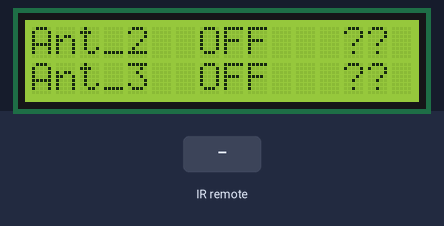
The sketch below on a simulated Arduino Uno, built with avr-gcc and run on an emulated ATmega328P. On the bench: 16×2 character LCD. The test bench sets the inputs (shaded band). What the sketch prints to the serial monitor is not drawn.

Above: at 2.1 s.
2.2 s: infrared code 0x60 received
At 3.8 s:
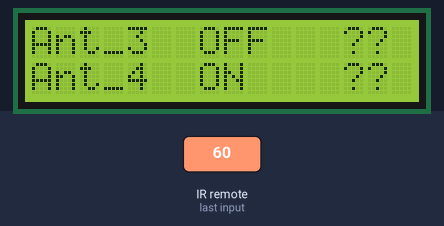
5.2 s: infrared code 0x09 received
At 8.0 s:
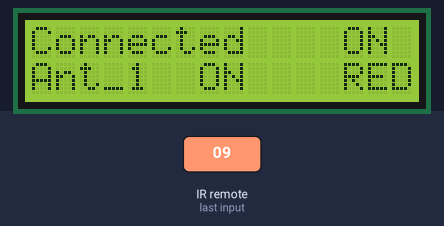
8.2 s: infrared code 0x0A received
At 9.6 s:
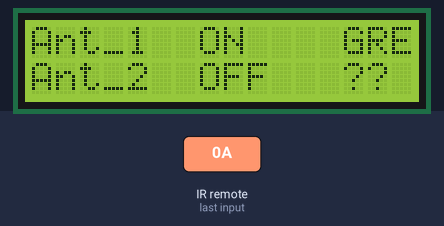
11.2 s: infrared code 0x50 received
At 13.0 s:
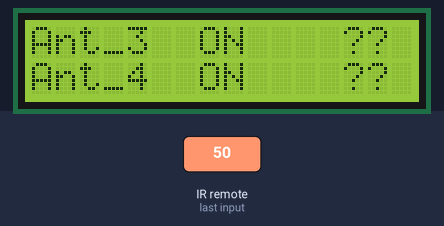
14.2 s: infrared code 0x0C received
At 17.0 s:
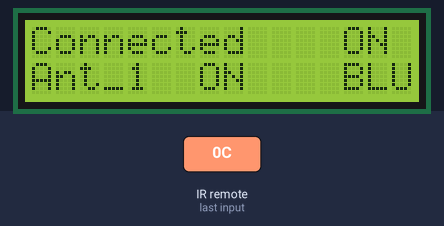
17.2 s: infrared code 0x0F received
At 18.8 s:
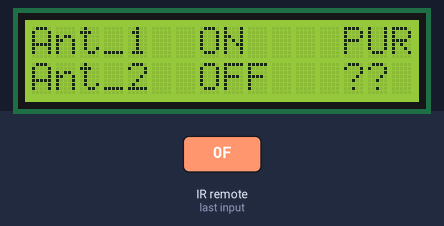
Timing chart, 0 to 20.3 s (numbered marks = the images above; inputs shaded):
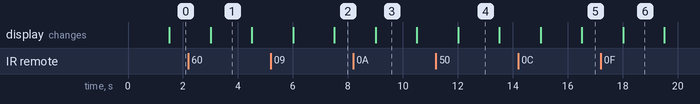

The sketch:

Earth_Receive_Code_Final.ino
```cpp
/*
This code is for testing purposes.  It is not the actual competition code.
This code will count any color not Red, Green, Blue or Purple as an error.
The competition code will only count valid colors that are incorrect as errors.
For example the correct color for antenna 1 is Red, but Blue is received for
antenna 1 will be counted as an error.  See the rules for further explaination.
*/
#include <IRremote.hpp>
#include <LiquidCrystal.h>
#define DECODE_NEC

/* for lcd connections*/
const int rs = 12, en = 11, d4 = 5, d5 = 4, d6 = 3, d7 = 2;
LiquidCrystal lcd(rs, en, d4, d5, d6, d7);
/* end of lcd connections */

/* start of LCD display control information */
// antenna result matrix for display of received
// transmission information
// column 1: antenna name, column 2 status, column 3 color
// antenna status: ON or OFF
// antenna color: Red, Blu, Pur, Gre
const int ROWS = 6;
String result[ROWS][3] = { { "Ant_1", "OFF", "??" },
                        { "Ant_2", "OFF", "??" },
                        { "Ant_3", "OFF", "??" },
                        { "Ant_4", "OFF", "??" },
                        { "Wrong Color", "---", "" },
                        { "Connected","OFF",""} };

int row;                         // row of array to be printed out
int antSent = -1;                // received antenna id  -1 is invalid antenna designation
unsigned long previousTime = 0;  // last time LCD display was updated
unsigned long currentTime;       // current time value used to determine if timeLimit reached for LCD update
const long timeLimit = 1500;     // how long to wait before updating LCD display
int antName = 0;                 // column index for the antenna name
int antStatus = 1;               // column index for antenna status
int antColor = 2;                // column index for antenna status
int antNamePos = 0;              // antenna name start position in lcd display
int antStatusPos = 7;            // antenna status start position in lcd display
int antColorPos = 13;            // color start position in lcd display
int wrongPos = 13;               // LCD start position for wrong color and rcvd transmission status
int wrongColor = ROWS-2;              // array row index for wrong count
int rcvdComm = ROWS-1;       // array row index for transmission received
const int MAX_WRONG = 8;         // cap on number of wrong colors guessed
int wrong = 0;                   // count of wrong colors guessed
/* end of LCD display control information */

int baudRate = 9600;

// IR receiver information
int IRpin = 10;
IRrecv IR(IRpin);
char antenna_mask = 0xf0;  //antenna is first nibble of command
char color_mask = 0x0f;    //color is second nibble
char rec_cmd;              // command received via IR for processing
char antenna_rec;          // decoded received antenna number from rec_cmd
char color_rec;            // decoded received color of antenna from rec_cmd

void setup() {
  // start earth
  lcd.begin(16, 2);
  row = 0;              // row in the result array to display on the LCD
  PrintResult(0, row);  // print to first row of LCD
  row++;
  PrintResult(1, row);  // print to second row of LCD

  // end earth
  Serial.begin(baudRate);
  IrReceiver.begin(IRpin, ENABLE_LED_FEEDBACK);
}

void loop() {
  currentTime = millis();  // get current time for seeing if LCD needs updating
  if (IrReceiver.decode()) {
    if (IrReceiver.decodedIRData.protocol == NEC) {  // make sure valid communication is tested
      rec_cmd = IrReceiver.decodedIRData.command;    //pulls out command
      antenna_rec = rec_cmd & antenna_mask;          //extract antenna code from received signal
      color_rec = rec_cmd & color_mask;              //extract color code from received signal

      /* ================================================ */
      /* code below is for informational purposes on received signal

      IrReceiver.printIRResultShort(&Serial);

      char rec_add = IrReceiver.decodedIRData.address;
      Serial.print("Received Address: ");
      Serial.println(rec_add, HEX);

      Serial.print("Received Command: ");
      Serial.println(rec_cmd, HEX);

      Serial.print("Antenna code: ");
      Serial.println(antenna_rec, HEX);

      Serial.print("Color code: ");
      Serial.println(color_rec, HEX);
     // */

      if (antenna_rec == 0x00) {
        Serial.println("Antenna 1");
        antSent = 0;

      } else if (antenna_rec == 0x30) {
        Serial.println("Antenna 2");
        antSent = 1;

      } else if (antenna_rec == 0x50) {
        Serial.println("Antenna 3");
        antSent = 2;

      } else if (antenna_rec == 0x60) {
        Serial.println("Antenna 4");
        antSent = 3;

      } else {
        Serial.println("Invalid Antenna");
        result[rcvdComm][antStatus] = "ON";  // for rcvd transmission with wrong antenna
        antSent = -1;   // set invalid antenna code
      }

      if (antSent != -1) {
        result[antSent][antStatus] = "ON";
        result[rcvdComm][antStatus] = "ON";  // have received a transmission with correct antenna
        if (color_rec == 0x09) {
          Serial.println("Color: Red");
          result[antSent][antColor] = "RED";

        } else if (color_rec == 0x0A) {
          Serial.println("Color: Green");
          result[antSent][antColor] = "GRE";

        } else if (color_rec == 0x0C) {
          Serial.println("Color: Blue");
          result[antSent][antColor] = "BLU";

        } else if (color_rec == 0x0F) {
          Serial.println("Color: Purple");
          result[antSent][antColor] = "PUR";

        } else {
          Serial.println("Invalid Color");
          if (wrong < MAX_WRONG) {
            wrong++;
            result[wrongColor][antStatus] = String(wrong);
          }
        }
      }
    }
    IrReceiver.resume();  //receive next transmission
  }

  if (currentTime - previousTime >= timeLimit) {
    previousTime = currentTime;   // reset start point for delay of LCD update
    lcd.clear();
    // print current line in array in first row of lcd
    PrintResult(0, row);
    row++;      // go to next row in array
    row = row % ROWS; // make sure only row index values of 0-4 are used
    // print next line in array in second row of lcd
    PrintResult(1, row);
  }
}
void PrintResult(int lcdRow, int arrayRow) {
  // lcdRow indicates which row of the lcd is to be printed
  // lcdRow will be 0 or 1
  // arrayRow indicates which row of the result array to print out on the
  // lcdRow provided
  lcd.setCursor(antNamePos, lcdRow);
  lcd.print(result[arrayRow][antName]);
  if (arrayRow == ROWS-2)
  { // print out wrong color count
    // use antColorPos to get a
    lcd.setCursor(wrongPos, lcdRow);
    lcd.print(result[arrayRow][antStatus]);
  }
  else if (arrayRow == ROWS -1)
  {
    lcd.setCursor(wrongPos, lcdRow);
    lcd.print(result[arrayRow][antStatus]);
  }
  else
  {
  lcd.setCursor(antStatusPos, lcdRow);
  lcd.print(result[arrayRow][antStatus]);

  lcd.setCursor(antColorPos, lcdRow);
  lcd.print(result[arrayRow][antColor]);
  }
}
```

Measured:
- after the input at 2.2 s, the display: changes after 0.81 s (image 1)
- after the input at 5.2 s, the display: first differs from a run without the input after 2.3 s (image 2)
- after the input at 8.2 s, the display: changes after 0.81 s (image 3)
- after the input at 11.2 s, the display: changes after 0.81 s (image 4)
- after the input at 14.2 s, the display: first differs from a run without the input after 2.3 s (image 5)
- after the input at 17.2 s, the display: changes after 0.81 s (image 6)
- what the display in image 1 shows lasts 1.5 s, from 3.0 s to 4.5 s
